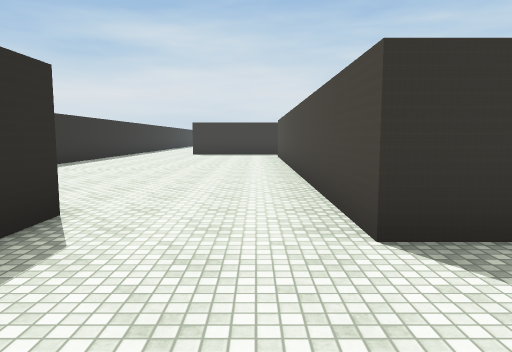
View 1 (above)

12 first-person views from a walk through a scene from a Unity 3-D project. The camera is 1.5 m above the floor, tilts 6° down and sees 70° across. The floor is counted in squares, 2 m on a side. Each view is taken from the middle of a square. On the plan, view 1 faces up. The plan holds only what a view shows up to about 11 squares ahead; the rest is blank. The place goes on beyond the plan. The player character is not drawn. Some animated figures are not drawn. Some surface patterns are stand-ins.

View 2
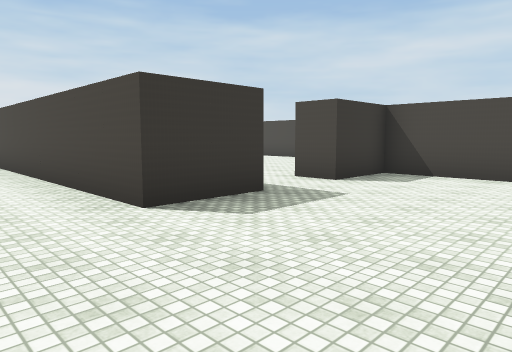

View 3
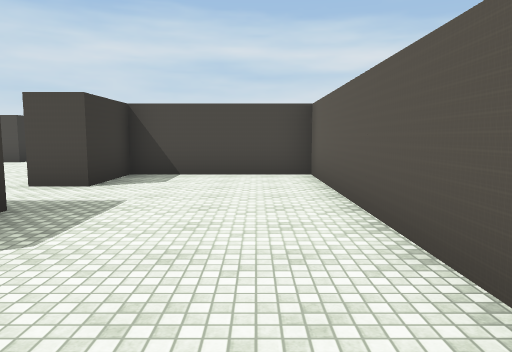

View 4
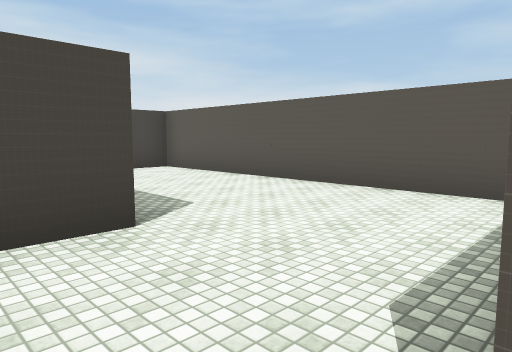

View 5
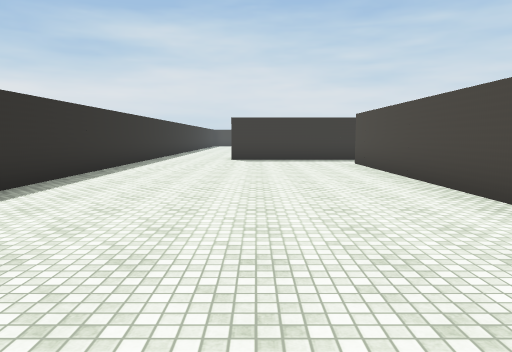

View 6
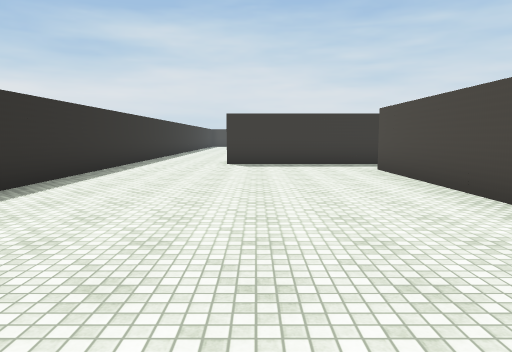

View 7
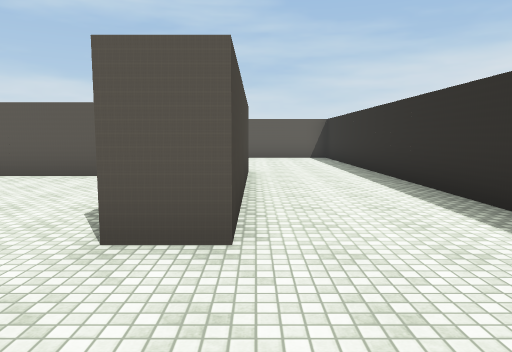

View 8
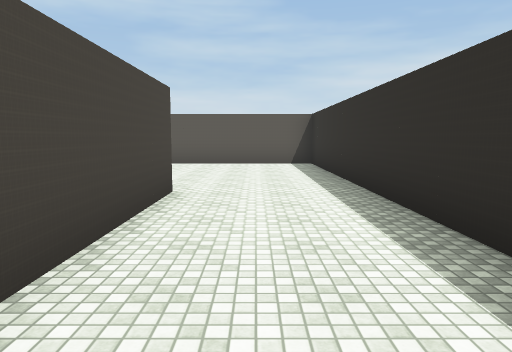

View 9
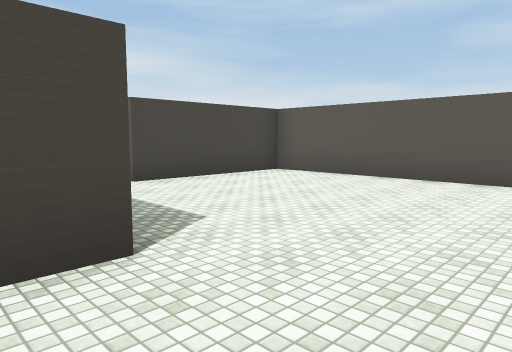

View 10
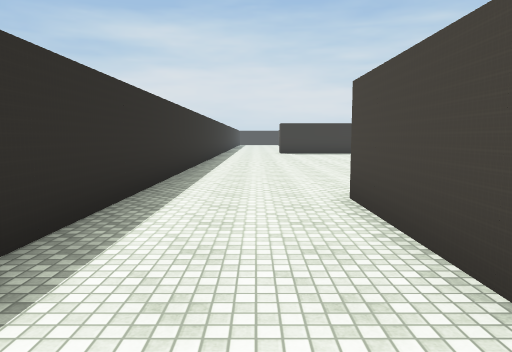

View 11
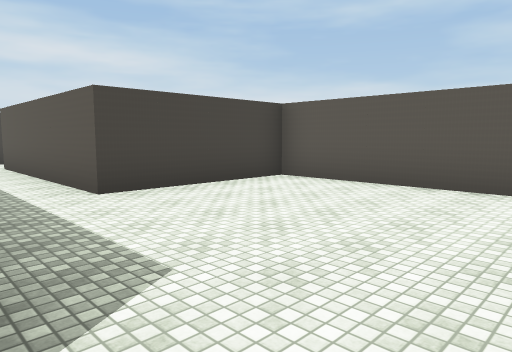

View 12
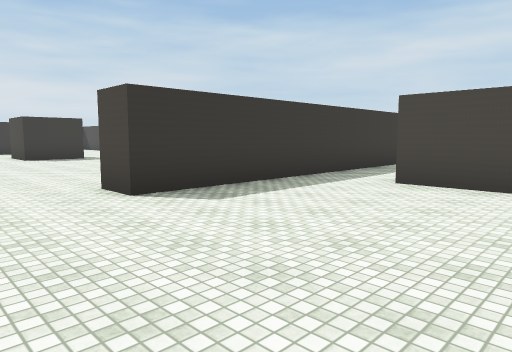

### Floor plan
Points are (right, up) in squares from view 1. A wall is a line through its corners. A room is listed if a view was taken in it or the views show most of it. See-through windows are left out.
Room 1 (views 1, 2, 3)
walls: (2.8, 2.6) (0.9, 2.6) (0.9, 3.6); (-1.1, -1.1) (6.4, -1.1) (6.4, 2.6) (4.6, 2.6) (4.6, 3.5); (-1.9, 3.5) (-1.9, 2.6)
ways out: opening at (-0.5, 3) to room 2; opening at (3.5, 3)
Room 2 (views 4, 5, 6, 7, 8, 9, 10, 11, 12)
walls: (0.9, 3.6) (0.9, 14.6); (-2.8, -2.1) (-2.8, 3.5) (-1.9, 3.5); (-5.6, 17) (-5.6, -7.6) (0.9, -7.6) (0.9, -3.9); (2.4, 16.5) (-2.8, 16.5) (-2.8, 17.5)
ways out: opening at (-0.5, 3) to room 1; opening at (0, -3); opening at (1.5, 15.5)

Where each view was taken, in squares from view 1:
view 1: 0 up, 0 right, facing up
view 2: 1 down, 1 left, facing up-right
view 3: 0 up, 1 left, facing right
view 4: 4 up, 2 left, facing down-right
view 5: 4 up, 2 left, facing up
view 6: 6 up, 2 left, facing up
view 7: 6 up, 3 left, facing down
view 8: 3 up, 4 left, facing down
view 9: 1 down, 5 left, facing down-right
view 10: 1 down, 4 left, facing up
view 11: 2 down, 4 left, facing down-right
view 12: 12 up, 5 left, facing up-right
